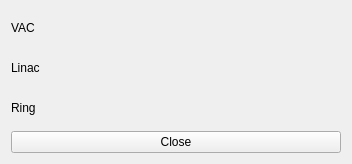
<?xml version="1.0" encoding="UTF-8"?>
<ui version="4.0">
 <class>Form</class>
 <widget class="QWidget" name="Form">
  <property name="geometry">
   <rect>
    <x>0</x>
    <y>0</y>
    <width>352</width>
    <height>164</height>
   </rect>
  </property>
  <property name="windowTitle">
   <string>Form</string>
  </property>
  <layout class="QVBoxLayout" name="verticalLayout">
   <item>
    <layout class="QGridLayout" name="gridLayout">
     <item row="1" column="7">
      <widget class="TaurusLed" name="taurusLed_7"/>
     </item>
     <item row="1" column="1">
      <widget class="TaurusLed" name="taurusLed"/>
     </item>
     <item row="1" column="8">
      <widget class="TaurusLed" name="taurusLed_8"/>
     </item>
     <item row="1" column="5">
      <widget class="TaurusLed" name="taurusLed_5"/>
     </item>
     <item row="1" column="6">
      <widget class="TaurusLed" name="taurusLed_6"/>
     </item>
     <item row="1" column="0">
      <widget class="QLabel" name="label_2">
       <property name="text">
        <string>Linac</string>
       </property>
      </widget>
     </item>
     <item row="0" column="0">
      <widget class="QLabel" name="label">
       <property name="text">
        <string>VAC</string>
       </property>
      </widget>
     </item>
     <item row="1" column="4">
      <widget class="TaurusLed" name="taurusLed_4"/>
     </item>
     <item row="1" column="2">
      <widget class="TaurusLed" name="taurusLed_2"/>
     </item>
     <item row="2" column="0">
      <widget class="QLabel" name="label_3">
       <property name="text">
        <string>Ring</string>
       </property>
      </widget>
     </item>
     <item row="1" column="3">
      <widget class="TaurusLed" name="taurusLed_3"/>
     </item>
     <item row="1" column="9">
      <widget class="TaurusLed" name="taurusLed_9"/>
     </item>
     <item row="2" column="1">
      <widget class="TaurusLed" name="taurusLed_10"/>
     </item>
     <item row="2" column="2">
      <widget class="TaurusLed" name="taurusLed_11"/>
     </item>
     <item row="2" column="3">
      <widget class="TaurusLed" name="taurusLed_12"/>
     </item>
    </layout>
   </item>
   <item>
    <widget class="QPushButton" name="pushButton">
     <property name="text">
      <string>Close</string>
     </property>
    </widget>
   </item>
  </layout>
 </widget>
 <customwidgets>
  <customwidget>
   <class>TaurusLed</class>
   <extends>QLed</extends>
   <header>taurus.qt.qtgui.display</header>
  </customwidget>
  <customwidget>
   <class>QLed</class>
   <extends>QPixmapWidget</extends>
   <header>taurus.qt.qtgui.display</header>
  </customwidget>
  <customwidget>
   <class>QPixmapWidget</class>
   <extends>QWidget</extends>
   <header>taurus.qt.qtgui.display</header>
  </customwidget>
 </customwidgets>
 <resources/>
 <connections/>
</ui>
